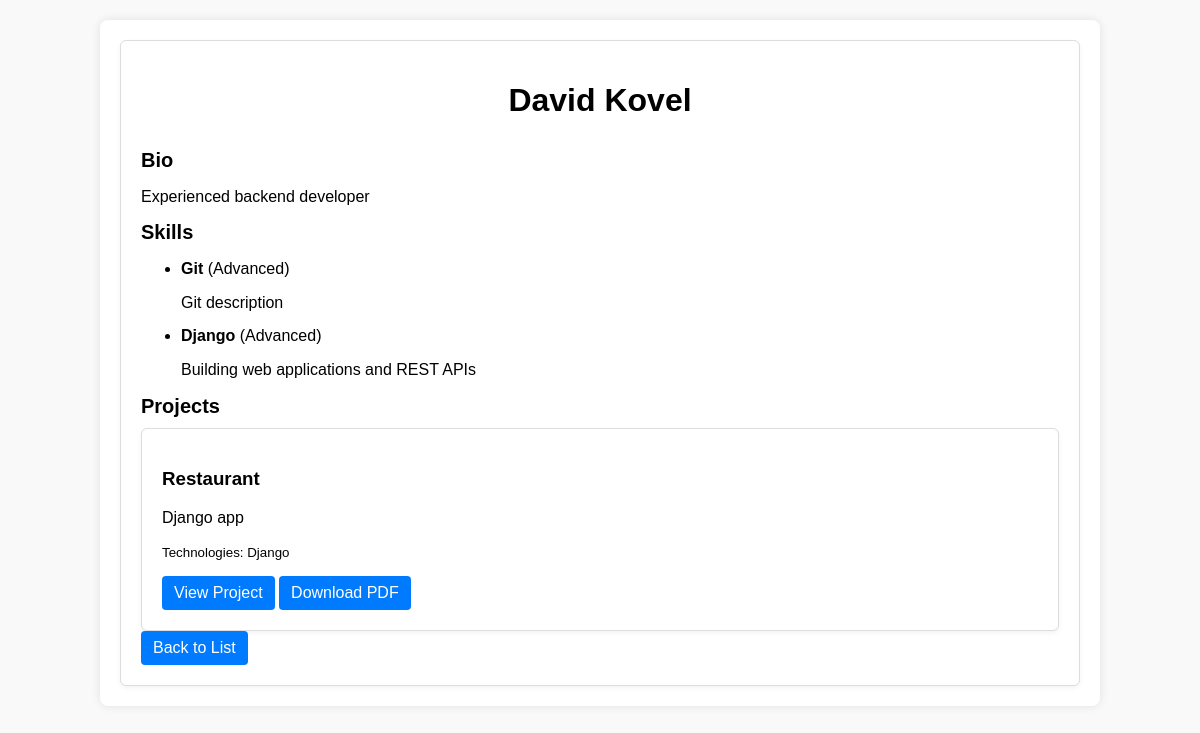
/cv/1/, run on the app's committed database.
### core/models.py (models this page shows)
class CV(models.Model):
    first_name = models.CharField(max_length=60)
    last_name = models.CharField(max_length=60)
    skills = models.ManyToManyField(Skill, blank=True)
    projects = models.ManyToManyField(Project, blank=True)
    bio = models.TextField(help_text="Write a short bio about yourself")
    contacts = models.CharField(max_length=60, help_text="Enter your contact information")

class Skill(models.Model):
    name = models.CharField(max_length=60)
    proficiency = models.CharField(max_length=60,
                                   help_text="Enter your proficiency level (e.g., Beginner, Intermediate, Advanced)")
    description = models.TextField(help_text="Describe your skill in detail")

class Project(models.Model):
    title = models.CharField(max_length=60)
    description = models.TextField(help_text="Describe your project in detail")
    link = models.URLField(help_text="Enter the URL to your project")
    technologies_used = models.CharField(max_length=60, help_text="List the technologies used in this project")

### core/views.py (the view)
# urls.py: path('cv/<int:pk>/', CVDetailView.as_view(), name='cv_detail'),
class CVDetailView(DetailView):
    model = CV
    template_name = 'core/cv_detail.html'
    context_object_name = "cv"
    def get_queryset(self):
        return CV.objects.prefetch_related(
            Prefetch('skills', queryset=Skill.objects.all()),
            Prefetch('projects', queryset=Project.objects.all())
        ).all()

### core/templates/core/cv_detail.html (shortened to what this page needs)
{% extends './base.html' %}
{% block content %}
    <div class="card shadow">
        <div class="card-header bg-primary text-white">
            <h1>{{ cv.first_name }} {{ cv.last_name }}</h1>
        </div>
        <div class="card-body">
            <h2 class="mb-4">Bio</h2>
            <p>{{ cv.bio }}</p>
            <h2 class="mt-5 mb-3">Skills</h2>
            <ul class="list-group mb-4">
                {% for skill in cv.skills.all %}
                    <li class="list-group-item">
                        <strong>{{ skill.name }}</strong> ({{ skill.proficiency }})
                        <p class="mb-0">{{ skill.description }}</p>
                    </li>
                {% endfor %}
            </ul>
            <h2 class="mt-5 mb-3">Projects</h2>
            <div class="row">
                {% for project in cv.projects.all %}
                    <div class="col-md-6 mb-3">
                        <div class="card h-100">
                            <div class="card-body">
                                <h3>{{ project.title }}</h3>
                                <p>{{ project.description }}</p>
                                <p><small>Technologies: {{ project.technologies_used }}</small></p>
                                <a href="{{ project.link }}" class="btn btn-sm btn-outline-primary">View Project</a>
                                <a href="/cv/{{ cv.id }}/pdf/" class="btn btn-danger">Download PDF</a>
                            </div>
                        </div>
                    </div>
                {% endfor %}
            </div>
            <div class="mt-4">
                <a href="{% url 'cv_list' %}" class="btn btn-secondary">Back to List</a>
            </div>
        </div>
    </div>
{% endblock %}

### core/static/core/css/styles.css (style rules this page uses)
body { font-family: Arial, sans-serif; background-color: #f9f9f9; margin: 0; padding: 20px; }
h1 { text-align: center; margin-bottom: 30px; }
.card { background: #fff; padding: 20px; border: 1px solid #ddd; border-radius: 6px; box-shadow: 0 2px 5px rgba(0,0,0,0.05); display: flex; flex-direction: column; justify-content: space-between; }
.card h2 { font-size: 20px; margin: 0 0 10px; }
.card p { flex-grow: 1; margin-bottom: 15px; }
.card a { display: inline-block; text-decoration: none; background-color: #007BFF; color: white; padding: 8px 12px; border-radius: 4px; transition: background-color 0.2s ease-in-out; }

### data on the page
CV: first_name "David", last_name "Kovel", bio "Experienced backend developer"
Skill: name "Git", proficiency "Advanced", description "Git description"
Skill: name "Django", proficiency "Advanced", description "Building web applications and REST APIs"
Project: title "Restaurant", description "Django app", technologies_used "Django"
